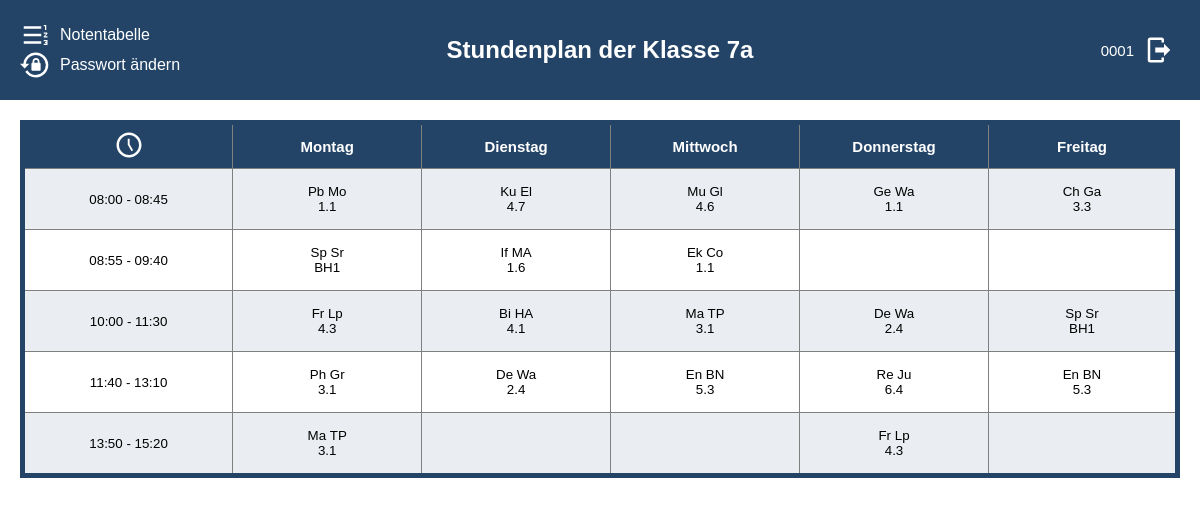
/schedule/7a/ (signed in), run on the app's committed database.
### stundenplan/models.py (models this page shows, shortened)
class Subject(models.Model):
    abkuerzung = models.CharField(max_length=3, unique=True)
    name = models.CharField(max_length=100, unique=True)
    grade = models.ManyToManyField(Grade, through='Subject_Grade')
    class Meta:
        verbose_name = 'Fach'
        verbose_name_plural = 'Fächer'
    pass

class Teacher(models.Model):
    first_name = models.CharField(max_length=30)
    last_name = models.CharField(max_length=30)
    short_name = models.CharField(max_length=3)
    subjects = models.ManyToManyField(Subject)
    class Meta:
        verbose_name = 'Lehrer'
        verbose_name_plural = 'Lehrer'
    pass

class Room(models.Model):
    room_number = models.CharField(max_length=30, unique=True)
    faecher = models.ManyToManyField(Subject)
    class Meta:
        verbose_name = 'Raum'
        verbose_name_plural = 'Räume'
    def __str__(self):
        return f"{self.room_number}"

### stundenplan/views.py (the view)
# urls.py: path('', index_view, name='index_view'),
@login_required
def index_view(request, bezeichnung):
    user = request.user
    if request.user.is_superuser or request.user.profile.klasse.bezeichnung == bezeichnung:
        context = get_plan(user, bezeichnung)
        return render(request, 'index.html', context)

### stundenplan/get_plan.py (called while the page is built)
def custom_subject_filter(klasse, lesson_number, weekday, week_choice):
    week_instance = Week.objects.get(week_choice=week_choice)
    lesson = Lesson.objects.filter(
        klasse=klasse,
        lesson_number=lesson_number,
        weekday=weekday,
        week_choice=week_instance,
    ).first()
    return lesson.subject.abkuerzung if lesson else ""

def custom_teacher_filter(klasse, lesson_number, weekday, week_choice):
    week_instance = Week.objects.get(week_choice=week_choice)
    lesson = Lesson.objects.filter(
        klasse=klasse,
        lesson_number=lesson_number,
        weekday=weekday,
        week_choice=week_instance,
    ).first()
    return lesson.teacher.short_name if lesson else ""

def custom_room_filter(klasse, lesson_number, weekday, week_choice):
    week_instance = Week.objects.get(week_choice=week_choice)
    lesson = Lesson.objects.filter(
        klasse=klasse,
        lesson_number=lesson_number,
        weekday=weekday,
        week_choice=week_instance,
    ).first()
    return lesson.room_number if lesson else ""

def set_username(user):
    if user.first_name and user.last_name:
        username = user.first_name + " " + user.last_name
    else:
        username = user.username
    return username

### templates/index.html (shortened to what this page needs)
<!DOCTYPE html>
<html lang="de">
<head>
    {% load static %}
    <link rel="stylesheet" type="text/css" href="{% static 'index.css' %}">
</head>
<body>
    <div class="header">
        <div class="logout-container-left" >
            <div class="horizontal">
                <svg class="logout"  xmlns="http://www.w3.org/2000/svg" viewBox="0 0 24 24"><path d="M3,13V11H17V13H3M3,19V17H17V19H3M3,7V5H17V7H3M20,8V5H19V4H21V8H20M19,17V16H22V20H19V19H21V18.5H20V17.5H21V17H19M21.25,10C21.67,10 22,10.34 22,10.75C22,10.95 21.92,11.14 21.79,11.27L20.12,13H22V14H19V13.08L21,11H19V10H21.25Z" /></svg>
                <a class="notentabell-view text" href="{% url 'index_view' %}">Notentabelle</a>
            </div>
            <div class="horizontal">
                <a class="text" href="{% url 'change_password' %}">Passwort ändern</a>
            </div>
        </div>
        <h1 class="header-heading">Stundenplan der Klasse {{klassenname}}</h1>
        <div class="logout-container-right" >
            <form method="post" action="{% url 'logout' %}">
                <button type="submit" class="logout-button">
                    <div>{{username}}</div>
                    <svg class="logout" xmlns="http://www.w3.org/2000/svg" viewBox="0 0 24 24"><path d="M16,17V14H9V10H16V7L21,12L16,17M14,2A2,2 0 0,1 16,4V6H14V4H5V20H14V18H16V20A2,2 0 0,1 14,22H5A2,2 0 0,1 3,20V4A2,2 0 0,1 5,2H14Z" /></svg>
                </button>
            </form>
        </div>
    </div>
    <div class="content">
        <table class="table table-striped table-bordered table-hover doFixed">
            <thead>
                <tr class="darkrow">
                    <th><svg class="clock" xmlns="http://www.w3.org/2000/svg" viewBox="0 0 24 24"><path d="M12 20C16.4 20 20 16.4 20 12S16.4 4 12 4 4 7.6 4 12 7.6 20 12 20M12 2C17.5 2 22 6.5 22 12S17.5 22 12 22C6.5 22 2 17.5 2 12C2 6.5 6.5 2 12 2M15.3 16.2L14 17L11 11.8V7H12.5V11.4L15.3 16.2Z" /></svg></th>
                    <th colspan="2">Montag</th>
                    <th colspan="2">Dienstag</th>
                    <th colspan="2">Mittwoch</th>
                    <th colspan="2">Donnerstag</th>
                    <th colspan="2">Freitag</th>
                </tr>
            </thead>
            <tbody>
                <tr class="darkrow 1. Studne">
                    <td>08:00 - 08:45</td>
                    <td colspan="2">{{monA1}} {{monA1Name}}<br>{{monA1Nr}}</td>
                    <td colspan="2">{{tueA1}} {{tueA1Name}}<br>{{tueA1Nr}}</td>
                    <td colspan="2">{{wedA1}} {{wedA1Name}}<br>{{wedA1Nr}}</td>
                    <td colspan="2">{{thuA1}} {{thuA1Name}}<br>{{thuA1Nr}}</td>
                    <td colspan="2">{{friA1}} {{friA1Name}}<br>{{friA1Nr}}</td>
                </tr>
                <tr class="2. Studne">
                    <td>08:55 - 09:40</td>
                    <td colspan="2">{{monA2}} {{monA2Name}}<br>{{monA2Nr}}</td>
                    <td colspan="2">{{tueA2}} {{tueA2Name}}<br>{{tueA2Nr}}</td>
                    <td colspan="2">{{wedA2}} {{wedA2Name}}<br>{{wedA2Nr}}</td>
                    <td colspan="2">{{thuA2}} {{thuA2Name}}<br>{{thuA2Nr}}</td>
                    <td colspan="2">{{friA2}} {{friA2Name}}<br>{{friA2Nr}}</td>
                </tr>
                <tr class="darkrow 3./4. Studne">
                    <td>10:00 - 11:30</td>
                    <td colspan="2">{{monA3_4}} {{monA3_4Name}}<br>{{monA3_4Nr}}</td>
                    <td colspan="2">{{tueA3_4}} {{tueA3_4Name}}<br>{{tueA3_4Nr}}</td>
                    <td colspan="2">{{wedA3_4}} {{wedA3_4Name}}<br>{{wedA3_4Nr}}</td>
                    <td colspan="2">{{thuA3_4}} {{thuA3_4Name}}<br>{{thuA3_4Nr}}</td>
                    <td colspan="2">{{friA3_4}} {{friA3_4Name}}<br>{{friA3_4Nr}}</td>
                </tr>
                <tr class="5./6. Stunde">
                    <td data-label="Zeit">11:40 - 13:10</td>
                    <td data-label="Montag A" colspan="2">{{monA5_6}}&nbsp;{{monA5_6Name}}<br>{{monA5_6Nr}}</td>
                    <td data-label="Dienstag A" colspan="2">{{tueA5_6}}&nbsp;{{tueA5_6Name}}<br>{{tueA5_6Nr}}</td>
                    <td data-label="Mittwoch A" colspan="2">{{wedA5_6}}&nbsp;{{wedA5_6Name}}<br>{{wedA5_6Nr}}</td>
                    <td data-label="Donnerstag A" colspan="2">{{thuA5_6}}&nbsp;{{thuA5_6Name}}<br>{{thuA5_6Nr}}</td>
                    <td data-label="Freitag A" colspan="2">{{friA5_6}}&nbsp;{{friA5_6Name}}<br>{{friA5_6Nr}}</td>
                </tr>
                <tr class="darkrow 7./8. Stunde">
                    <td data-label="Zeit">13:50 - 15:20</td>
                    <td data-label="Montag A" colspan="2">{{monA7_8}}&nbsp;{{monA7_8Name}}<br>{{monA7_8Nr}}</td>
                    <td data-label="Dienstag A" colspan="2">{{tueA7_8}}&nbsp;{{tueA7_8Name}}<br>{{tueA7_8Nr}}</td>
                    <td data-label="Mittwoch A" colspan="2">{{wedA7_8}}&nbsp;{{wedA7_8Name}}<br>{{wedA7_8Nr}}</td>
                    <td data-label="Donnerstag A" colspan="2">{{thuA7_8}}&nbsp;{{thuA7_8Name}}<br>{{thuA7_8Nr}}</td>
                    <td data-label="Freitag A" colspan="2">{{friA7_8}}&nbsp;{{friA7_8Name}}<br>{{friA7_8Nr}}</td>
                </tr>
            </tbody>
        </table>
    </div>
</body>
</html>

### static/index.css (style rules this page uses)
:root { --background-color: #ffffff; --second-background-color: #E5E1DA; --darkrow: #23456718; --dark-accent: rgb(35,68,103); --ligth-accent: #b1dae7; --dark-font: #27374D; --ligth-font: white; }
body { display: flex; justify-content: center; align-items: center; flex-direction: column; font-family: Arial, Helvetica, sans-serif; background-color: var(--background-color); margin: 0; padding: 0; }
.header { position: fixed; background-color: var(--dark-accent); width: 100%; left: 0; top: 0; color: var(--ligth-font); display: flex; align-items: center; justify-content: space-between; height: 100px; padding: 0 20px; box-sizing: border-box; }
.header-heading { position: absolute; left: 50%; transform: translateX(-50%); font-size: 1.5rem; text-align: center; }
.logout-container-right { display: flex; align-items: flex-end; flex-direction: column; justify-content: flex-end; position: absolute; right: 20px; }
.logout-container-left { display: flex; align-items: flex-start; flex-direction: column; position: absolute; justify-content: flex-start; left: 20px; }
.logout { height: 30px; width: 30px; fill: var(--ligth-font); }
.logout-button { background-color: transparent; color: var(--ligth-font); border: none; font-size: 15px; cursor: pointer; display: flex; align-items: center; gap: 10px; }
.content { margin-top: 100px; width: 100%; overflow-x: auto; padding: 20px; box-sizing: border-box; }
table { table-layout: fixed; width: 100%; max-width: 1200px; margin: 0 auto; border-collapse: collapse; border: var(--dark-accent) solid 5px; }
th, td { width: 10%; height: 50px; text-align: center; vertical-align: middle; font-size: 10pt; padding: 5px; border: 1px solid gray; word-wrap: break-word; overflow-wrap: break-word; }
th { background-color: var(--dark-accent); color: var(--ligth-font); font-size: 15px !important; height: 30px !important; }
th:last-child, td:last-child { width: 10% !important; }
tbody tr { height: 50px; }
.darkrow { background-color: var(--darkrow); }
.clock { height: 30px; width: auto; color: var(--ligth-font); fill: var(--ligth-font); }
.notentabell-view { color: var(--ligth-font); text-decoration: underline; cursor: pointer; }
.horizontal { display: flex; flex-direction: row; align-items: center; justify-content: flex-start; }
.text { padding-left: 10px; text-decoration: none; color: var(--ligth-font); }

### data on the page
Subject: abkuerzung "Pb"
Teacher: short_name "Mo"
Room: room_number "1.1"
Subject: abkuerzung "Ku"
Teacher: short_name "El"
Room: room_number "4.7"
Subject: abkuerzung "Mu"
Teacher: short_name "Gl"
Room: room_number "4.6"
Subject: abkuerzung "Ge"
Teacher: short_name "Wa"
Subject: abkuerzung "Ch"
Teacher: short_name "Ga"
Room: room_number "3.3"
Subject: abkuerzung "Sp"
Teacher: short_name "Sr"
Room: room_number "BH1"
Subject: abkuerzung "If"
Teacher: short_name "MA"
Room: room_number "1.6"
Subject: abkuerzung "Ek"
Teacher: short_name "Co"
Subject: abkuerzung "Fr"
Teacher: short_name "Lp"
Room: room_number "4.3"
Subject: abkuerzung "Bi"
Teacher: short_name "HA"
Room: room_number "4.1"
Subject: abkuerzung "Ma"
Teacher: short_name "TP"
Room: room_number "3.1"
Subject: abkuerzung "De"
Room: room_number "2.4"
Subject: abkuerzung "Ph"
Teacher: short_name "Gr"
Subject: abkuerzung "En"
Teacher: short_name "BN"
Room: room_number "5.3"
Subject: abkuerzung "Re"
Teacher: short_name "Ju"
Room: room_number "6.4"

### other printed values
{{ klassenname }} "7a"
{{ username }} "0001"
